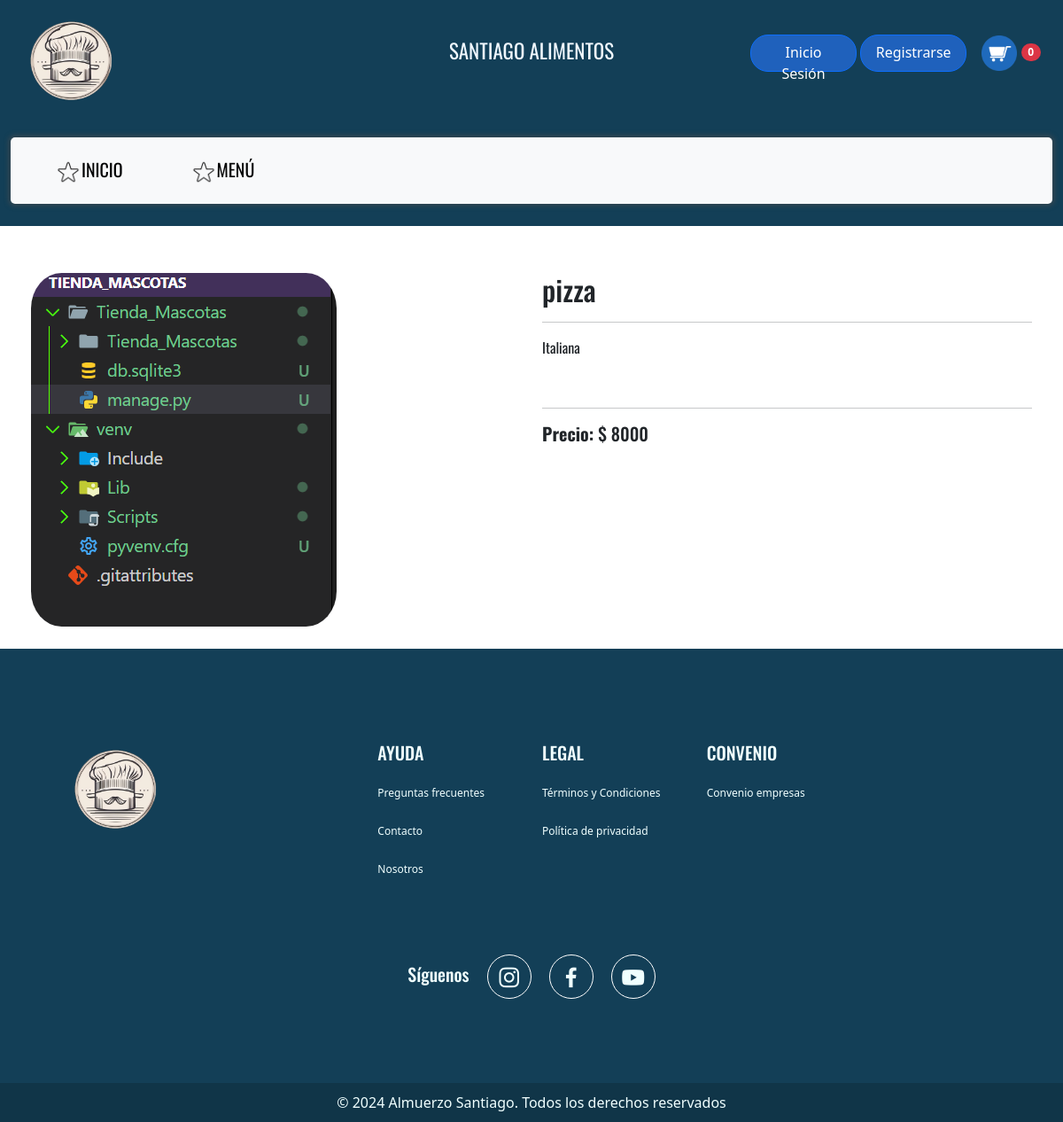
Screenshot of /plato/3/ with the database file from the repository.
### Alimentos_Santiago/models.py (models this page shows, shortened)
class PlatoProveedor(models.Model):
    id = models.AutoField(primary_key=True)
    proveedor = models.ForeignKey(Proveedor, on_delete=models.CASCADE)
    nombre_plato = models.CharField('Nombre del plato', max_length=100, blank=False, null=False)
    descripcion = models.TextField()
    precio = models.IntegerField('Precio')
    stock = models.IntegerField()
    disponibilidad = models.BooleanField('Disponibilidad', default=True, blank=False, null=False) #mi no entender
    imagen = models.ImageField('Imagen del plato', upload_to='Alimentos_Santiago/media/platos/', blank=True, null=True)
    class Meta:
        verbose_name = 'Plato Proveedor'
        verbose_name_plural = 'Platos Proveedores'
        ordering = ['proveedor', 'nombre_plato']

### Alimentos_Santiago/views.py (the view)
# urls.py: path('plato/<int:id>/', views.detalle_plato, name='detalle_plato'), # Se define la URL para la vista de detalle de producto.
def detalle_plato(request, id):
    perfil = request.session.get('perfil')
    plato = get_object_or_404(PlatoProveedor, id=id)
    context = {
        'perfil': perfil,
        'plato': plato,
    }
    return render(request, 'public/detalle_plato.html', context)

### Alimentos_Santiago/context_processor.py (called while the page is built)
def total_carrito(request):
    total = 0
    if request.user.is_authenticated:
        if "carrito" in request.session and request.session["carrito"]:
            for key, value in request.session["carrito"].items():
                total += float(value["acumulado"])
    return {"total_carrito": total}

### Alimentos_Santiago/templates/public/detalle_plato.html (shortened to what this page needs)
{% extends 'base.html' %}
{% load static %}
{% block content %}
    <div class="container-fluid" id="barra_principal">
        <div class="row">
          <div class="container col-4 col-sm-4 col-md-4 col-lg-4 col-xl-4">
            <a href="{% url 'inicio'%}"><img  class="logo" src="{% static 'img/Logo.png' %}" alt="..." ></a>
          </div>
          <div class="ver-menu col-4 col-sm-4 col-md-4 col-lg-4 col-xl-4">
            <p class="ver-menu">SANTIAGO ALIMENTOS</p>
          </div>
            <div class="usuario  col-4 col-sm-4 col-md-4 col-lg-4 col-xl-4">
              <div class="dropdown">
                {% if perfil != 'admin' and perfil != 'cliente' %}
                  <a class="btn btn-primary" href="{% url 'iniciosesion' %}">Inicio Sesión</a>
                  <a class="btn btn-primary" href="{% url 'registro' %}">Registrarse</a>
                {% else %}
                  <a name="" id="" class="btn btn-primary" href="#" role="button">{{ request.user.username }}</a>
                  <a class="btn btn-primary" href="{% url 'logout' %}">Cerrar sesión</a>
                {% endif %}
                <a href="#">
                  <button id="carrito1" type="button" class="btn" onclick="abrirCarrito()">
                    <img src="{% static 'img/carrito.png'%}" width="40px">
                    <span id="cantidadCarrito" class="badge bg-danger rounded-pill">0</span>
                  </button>
                </a>
              </div>
            </div>
          <div class="col-12 col-sm-12 col-md-12 col-lg-12 col-xl-12">
            <nav id="navbar" class="navbar navbar-expand-lg bg-body-tertiary ">
              <div class="container-fluid">
                <div class="collapse navbar-collapse" id="navbarNavDropdown">
                  <ul class="navbar-nav">
                    <li class="nav-item item_arriba">
                      <a class="nav-link active" aria-current="page" href="{% url 'inicio' %}"><img src="{% static 'img/icono2.png'%}" width="30px">INICIO</a>
                    </li>
                    <li class="nav-item item_arriba">
                      <a class="nav-link active" aria-current="page" href="{% url 'menu' %}"><img src="{% static 'img/icono2.png'%}" width="30px">MENÚ</a>
                    </li>
                  </ul>
                </div>
              </div>
            </nav>
          </div>
        </div>
      </div>
    <div class="container">
        <div class="row mt-5">
            <div class="col-md-6">
                <img src="{{ plato.imagen.url }}" class="img-fluid" alt="{{ plato.nombre_plato }}">
            </div>
            <div class="col-md-6">
                <h2>{{ plato.nombre_plato }}</h2>
                <hr>
                <p>{{ plato.descripcion }}</p>
                <br>
                <hr>
                <h5><strong>Precio:</strong> $ {{ plato.precio }} </h5>
            </div>
        </div>
    </div>
{% endblock %}

### Alimentos_Santiago/static/css/estilo.css (style rules this page uses)
.container { padding: 5px; font-family: "Oswald"; }
.logo { width: 150px; margin-top: -10px; }
.navbar { border-radius: 5px; box-shadow: 0px 0px 5px 3px rgba(75, 75, 75, 0.5); margin-top: 5px; }
.usuario { display: flex; justify-content: end; margin-top: 33px; }
#barra_principal { background-color: #133F57; padding-bottom: 25px; }
.ver-menu p { display: flex; justify-content: center; margin-top: 40px; font-size: 23px; color: aliceblue; font-family: "Oswald"; }
.nav-item { padding: 5px 30px 5px 30px; font-family: "Oswald"; font-size: 20px; }
.btn-primary { background-color: #1f61bc; color: white; border-radius: 20px; width: 120px; height: 42px; padding-top: 7px; }
span { color: red; }
.img-fluid { border-radius: 10%; }

### rows the page displays
PlatoProveedor: imagen (picture), nombre_plato "pizza", descripcion "Italiana", precio "8000"
